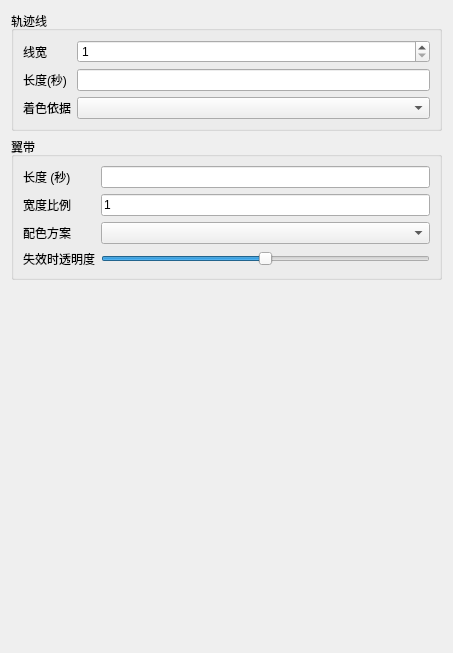
<?xml version="1.0" encoding="UTF-8"?>
<ui version="4.0">
 <class>WkfPlatformHistoryPrefWidget</class>
 <widget class="QWidget" name="WkfPlatformHistoryPrefWidget">
  <property name="geometry">
   <rect>
    <x>0</x>
    <y>0</y>
    <width>453</width>
    <height>653</height>
   </rect>
  </property>
  <property name="windowTitle">
   <string>平台历史</string>
  </property>
  <layout class="QVBoxLayout" name="verticalLayout_5">
   <item>
    <widget class="QGroupBox" name="tracelinesGroupBox_old">
     <property name="toolTip">
      <string>&lt;html&gt;&lt;head/&gt;&lt;body&gt;&lt;p&gt;Trace lines allow you to visualize where a platform has been.&lt;/p&gt;&lt;p&gt;Unlike wing ribbons, trace lines will retroactively show where a platform had been prior to being toggled on.&lt;/p&gt;&lt;/body&gt;&lt;/html&gt;</string>
     </property>
     <property name="whatsThis">
      <string>&lt;html&gt;&lt;head/&gt;&lt;body&gt;&lt;p&gt;Trace lines allow you to visualize where a platform has been.&lt;/p&gt;&lt;p&gt;Unlike wing ribbons, trace lines will retroactively show where a platform had been prior to being toggled on.&lt;/p&gt;&lt;/body&gt;&lt;/html&gt;</string>
     </property>
     <property name="title">
      <string>轨迹线</string>
     </property>
     <property name="checkable">
      <bool>false</bool>
     </property>
     <layout class="QFormLayout" name="formLayout">
      <item row="0" column="0">
       <widget class="QLabel" name="label_4">
        <property name="text">
         <string>线宽</string>
        </property>
       </widget>
      </item>
      <item row="0" column="1">
       <widget class="QSpinBox" name="tracelineWidth">
        <property name="minimum">
         <number>1</number>
        </property>
        <property name="maximum">
         <number>8</number>
        </property>
       </widget>
      </item>
      <item row="1" column="0">
       <widget class="QLabel" name="label">
        <property name="text">
         <string>长度(秒)</string>
        </property>
       </widget>
      </item>
      <item row="1" column="1">
       <widget class="QLineEdit" name="tracelinesLengthLineEdit">
        <property name="toolTip">
         <string>&lt;html&gt;&lt;head/&gt;&lt;body&gt;&lt;p&gt;How far back in (simulation) time that a trace line will display the platform's past location for.&lt;/p&gt;&lt;/body&gt;&lt;/html&gt;</string>
        </property>
        <property name="whatsThis">
         <string>&lt;html&gt;&lt;head/&gt;&lt;body&gt;&lt;p&gt;How far back in (simulation) time that a trace line will display the platform's past location for.&lt;/p&gt;&lt;/body&gt;&lt;/html&gt;</string>
        </property>
       </widget>
      </item>
      <item row="2" column="0">
       <widget class="QLabel" name="label_23">
        <property name="text">
         <string>着色依据</string>
        </property>
       </widget>
      </item>
      <item row="2" column="1">
       <widget class="QComboBox" name="tracelineColorCombo"/>
      </item>
     </layout>
    </widget>
   </item>
   <item>
    <widget class="QGroupBox" name="wingRibbonsGroupBox_old">
     <property name="toolTip">
      <string>&lt;html&gt;&lt;head/&gt;&lt;body&gt;&lt;p&gt;Wing ribbons are a more advanded form of tracing where a platform has been.&lt;/p&gt;&lt;p&gt;Wing ribbons allow you to visualize both where and in what orientation a platform was in, along with a variety of trackable states that the platform was experiencing/performing based on the color of the ribbon.&lt;/p&gt;&lt;p&gt;Unlike trace lines, due to mild performance concerns, wing ribbons will not retroactively show platform states prior to being toggled on.&lt;/p&gt;&lt;/body&gt;&lt;/html&gt;</string>
     </property>
     <property name="whatsThis">
      <string>&lt;html&gt;&lt;head/&gt;&lt;body&gt;&lt;p&gt;Wing ribbons are a more advanded form of tracing where a platform has been.&lt;/p&gt;&lt;p&gt;Wing ribbons allow you to visualize both where and in what orientation a platform was in, along with a variety of trackable states that the platform was experiencing/performing based on the color of the ribbon.&lt;/p&gt;&lt;p&gt;Unlike trace lines, due to mild performance concerns, wing ribbons will not retroactively show platform states prior to being were toggled on.&lt;/p&gt;&lt;/body&gt;&lt;/html&gt;</string>
     </property>
     <property name="title">
      <string>翼带</string>
     </property>
     <property name="checkable">
      <bool>false</bool>
     </property>
     <layout class="QGridLayout" name="gridLayout">
      <item row="0" column="0">
       <widget class="QLabel" name="label_2">
        <property name="toolTip">
         <string>&lt;html&gt;&lt;head/&gt;&lt;body&gt;&lt;p&gt;How far back in (simulation) time that a wing ribbon will display the platform's past history for.&lt;/p&gt;&lt;/body&gt;&lt;/html&gt;</string>
        </property>
        <property name="whatsThis">
         <string>&lt;html&gt;&lt;head/&gt;&lt;body&gt;&lt;p&gt;How far back in (simulation) time that a wing ribbon will display the platform's past history for.&lt;/p&gt;&lt;/body&gt;&lt;/html&gt;</string>
        </property>
        <property name="text">
         <string>长度 (秒)</string>
        </property>
       </widget>
      </item>
      <item row="0" column="1">
       <widget class="QLineEdit" name="wingRibbonLengthLineEdit">
        <property name="toolTip">
         <string>&lt;html&gt;&lt;head/&gt;&lt;body&gt;&lt;p&gt;How far back in (simulation) time that a wing ribbon will display the platform's past history for.&lt;/p&gt;&lt;/body&gt;&lt;/html&gt;</string>
        </property>
        <property name="whatsThis">
         <string>&lt;html&gt;&lt;head/&gt;&lt;body&gt;&lt;p&gt;How far back in (simulation) time that a wing ribbon will display the platform's past history for.&lt;/p&gt;&lt;/body&gt;&lt;/html&gt;</string>
        </property>
       </widget>
      </item>
      <item row="1" column="0">
       <widget class="QLabel" name="label_21">
        <property name="toolTip">
         <string>&lt;html&gt;&lt;head/&gt;&lt;body&gt;&lt;p&gt;The scale of the wingribbon width, relative to the planes wingspan. &lt;/p&gt;&lt;p&gt;A value of 1.0 will align the ribbon with the wing tips.&lt;/p&gt;&lt;p&gt;A value of 2.0 will make the ribbon twice as wide as the wingspan.&lt;/p&gt;&lt;/body&gt;&lt;/html&gt;</string>
        </property>
        <property name="whatsThis">
         <string>&lt;html&gt;&lt;head/&gt;&lt;body&gt;&lt;p&gt;The scale of the wingribbon width, relative to the planes wingspan. &lt;/p&gt;&lt;p&gt;A value of 1.0 will align the ribbon with the wing tips.&lt;/p&gt;&lt;p&gt;A value of 2.0 will make the ribbon twice as wide as the wingspan.&lt;/p&gt;&lt;/body&gt;&lt;/html&gt;</string>
        </property>
        <property name="text">
         <string>宽度比例</string>
        </property>
       </widget>
      </item>
      <item row="1" column="1">
       <widget class="QLineEdit" name="wingRibbonWidthScaleField">
        <property name="toolTip">
         <string>&lt;html&gt;&lt;head/&gt;&lt;body&gt;&lt;p&gt;The scale of the wingribbon width, relative to the planes wingspan. &lt;/p&gt;&lt;p&gt;A value of 1.0 will align the ribbon with the wing tips.&lt;/p&gt;&lt;p&gt;A value of 2.0 will make the ribbon twice as wide as the wingspan.&lt;/p&gt;&lt;/body&gt;&lt;/html&gt;</string>
        </property>
        <property name="whatsThis">
         <string>&lt;html&gt;&lt;head/&gt;&lt;body&gt;&lt;p&gt;The scale of the wingribbon width, relative to the planes wingspan. &lt;/p&gt;&lt;p&gt;A value of 1.0 will align the ribbon with the wing tips.&lt;/p&gt;&lt;p&gt;A value of 2.0 will make the ribbon twice as wide as the wingspan.&lt;/p&gt;&lt;/body&gt;&lt;/html&gt;</string>
        </property>
        <property name="text">
         <string>1</string>
        </property>
       </widget>
      </item>
      <item row="2" column="1">
       <widget class="QComboBox" name="colorSchemeComboBox"/>
      </item>
      <item row="3" column="1">
       <widget class="QSlider" name="deathTransparencySlider">
        <property name="toolTip">
         <string>&lt;html&gt;&lt;head/&gt;&lt;body&gt;&lt;p&gt;The colors of a wing ribbon may be more transparent on states where the platform is dead.&lt;/p&gt;&lt;p&gt;This only applies to the parts of the wing ribbon created after the platform has died, not the entire wing ribbon.&lt;/p&gt;&lt;p&gt;Max slider (fully right) will be completely invisible, allowing the wing ribbon to no longer appear recorded once a platform dies.&lt;/p&gt;&lt;p&gt;Min slider (fully left) will have no visual change to the ribbon when when the platform dies. Leaving no indication in the wing ribbon that the platform died.&lt;/p&gt;&lt;/body&gt;&lt;/html&gt;</string>
        </property>
        <property name="whatsThis">
         <string>&lt;html&gt;&lt;head/&gt;&lt;body&gt;&lt;p&gt;The colors of a wing ribbon may be more transparent on states where the platform is dead.&lt;/p&gt;&lt;p&gt;This only applies to the parts of the wing ribbon created after the platform has died, not the entire wing ribbon.&lt;/p&gt;&lt;p&gt;Max slider (fully right) will be completely invisible, allowing the wing ribbon to no longer appear recorded once a platform dies.&lt;/p&gt;&lt;p&gt;Min slider (fully left) will have no visual change to the ribbon when when the platform dies. Leaving no indication in the wing ribbon that the platform died.&lt;/p&gt;&lt;/body&gt;&lt;/html&gt;</string>
        </property>
        <property name="maximum">
         <number>100</number>
        </property>
        <property name="singleStep">
         <number>1</number>
        </property>
        <property name="value">
         <number>50</number>
        </property>
        <property name="tracking">
         <bool>true</bool>
        </property>
        <property name="orientation">
         <enum>Qt::Horizontal</enum>
        </property>
        <property name="tickPosition">
         <enum>QSlider::NoTicks</enum>
        </property>
       </widget>
      </item>
      <item row="2" column="0">
       <widget class="QLabel" name="label_3">
        <property name="text">
         <string>配色方案</string>
        </property>
       </widget>
      </item>
      <item row="3" column="0">
       <widget class="QLabel" name="label_22">
        <property name="toolTip">
         <string>&lt;html&gt;&lt;head/&gt;&lt;body&gt;&lt;p&gt;The colors of a wing ribbon may be more transparent on states where the platform is dead.&lt;/p&gt;&lt;p&gt;This only applies to the parts of the wing ribbon created after the platform has died, not the entire wing ribbon.&lt;/p&gt;&lt;p&gt;Max slider (fully right) will be completely invisible, allowing the wing ribbon to no longer appear recorded once a platform dies.&lt;/p&gt;&lt;p&gt;Min slider (fully left) will have no visual change to the ribbon when when the platform dies. Leaving no indication in the wing ribbon that the platform died.&lt;/p&gt;&lt;/body&gt;&lt;/html&gt;</string>
        </property>
        <property name="whatsThis">
         <string>&lt;html&gt;&lt;head/&gt;&lt;body&gt;&lt;p&gt;The colors of a wing ribbon may be more transparent on states where the platform is dead.&lt;/p&gt;&lt;p&gt;This only applies to the parts of the wing ribbon created after the platform has died, not the entire wing ribbon.&lt;/p&gt;&lt;p&gt;Max slider (fully right) will be completely invisible, allowing the wing ribbon to no longer appear recorded once a platform dies.&lt;/p&gt;&lt;p&gt;Min slider (fully left) will have no visual change to the ribbon when when the platform dies. Leaving no indication in the wing ribbon that the platform died.&lt;/p&gt;&lt;/body&gt;&lt;/html&gt;</string>
        </property>
        <property name="text">
         <string>失效时透明度</string>
        </property>
       </widget>
      </item>
     </layout>
    </widget>
   </item>
   <item>
    <spacer name="verticalSpacer">
     <property name="orientation">
      <enum>Qt::Vertical</enum>
     </property>
     <property name="sizeHint" stdset="0">
      <size>
       <width>20</width>
       <height>40</height>
      </size>
     </property>
    </spacer>
   </item>
  </layout>
 </widget>
 <customwidgets>
  <customwidget>
   <class>UtQtColorButton</class>
   <extends>QPushButton</extends>
   <header>UtQtColorButton.hpp</header>
  </customwidget>
 </customwidgets>
 <tabstops>
  <tabstop>tracelinesLengthLineEdit</tabstop>
  <tabstop>wingRibbonLengthLineEdit</tabstop>
  <tabstop>wingRibbonWidthScaleField</tabstop>
  <tabstop>colorSchemeComboBox</tabstop>
  <tabstop>deathTransparencySlider</tabstop>
 </tabstops>
 <resources/>
 <connections/>
</ui>
